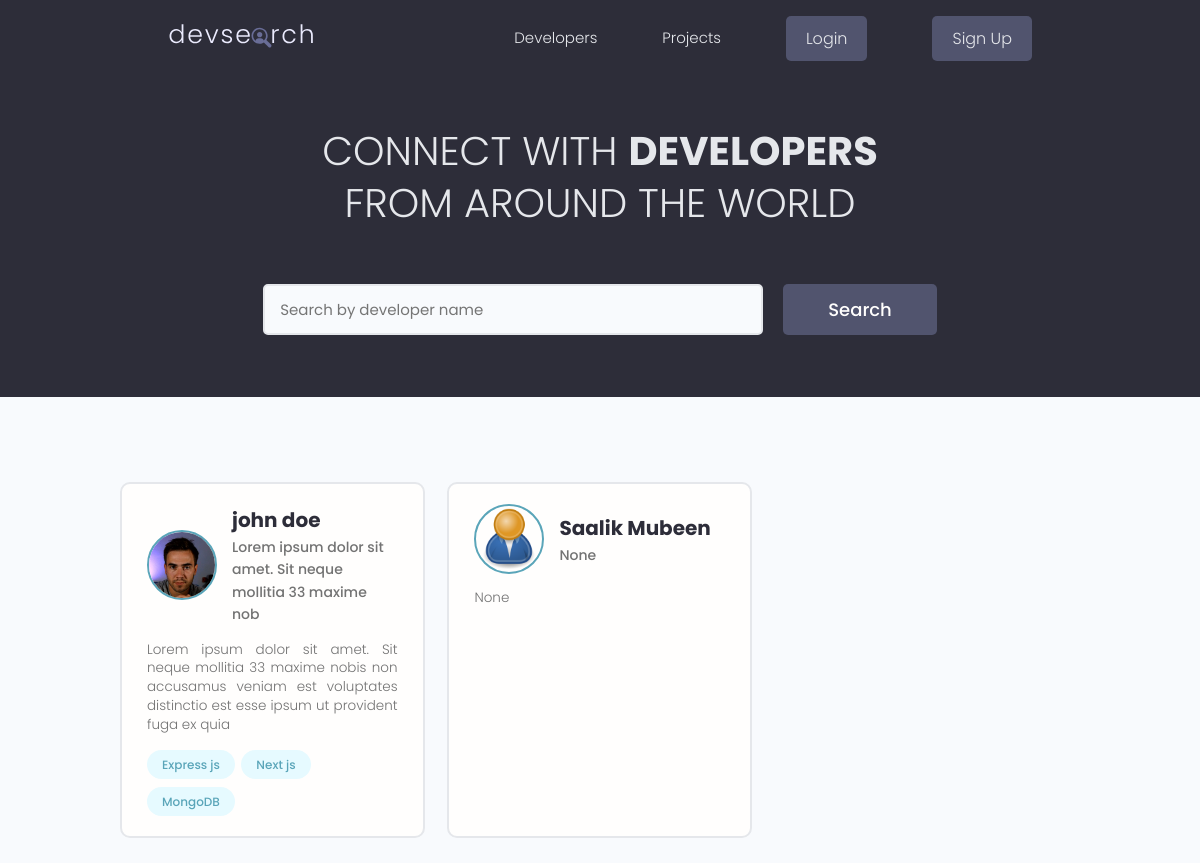
Before: / with the older database file.
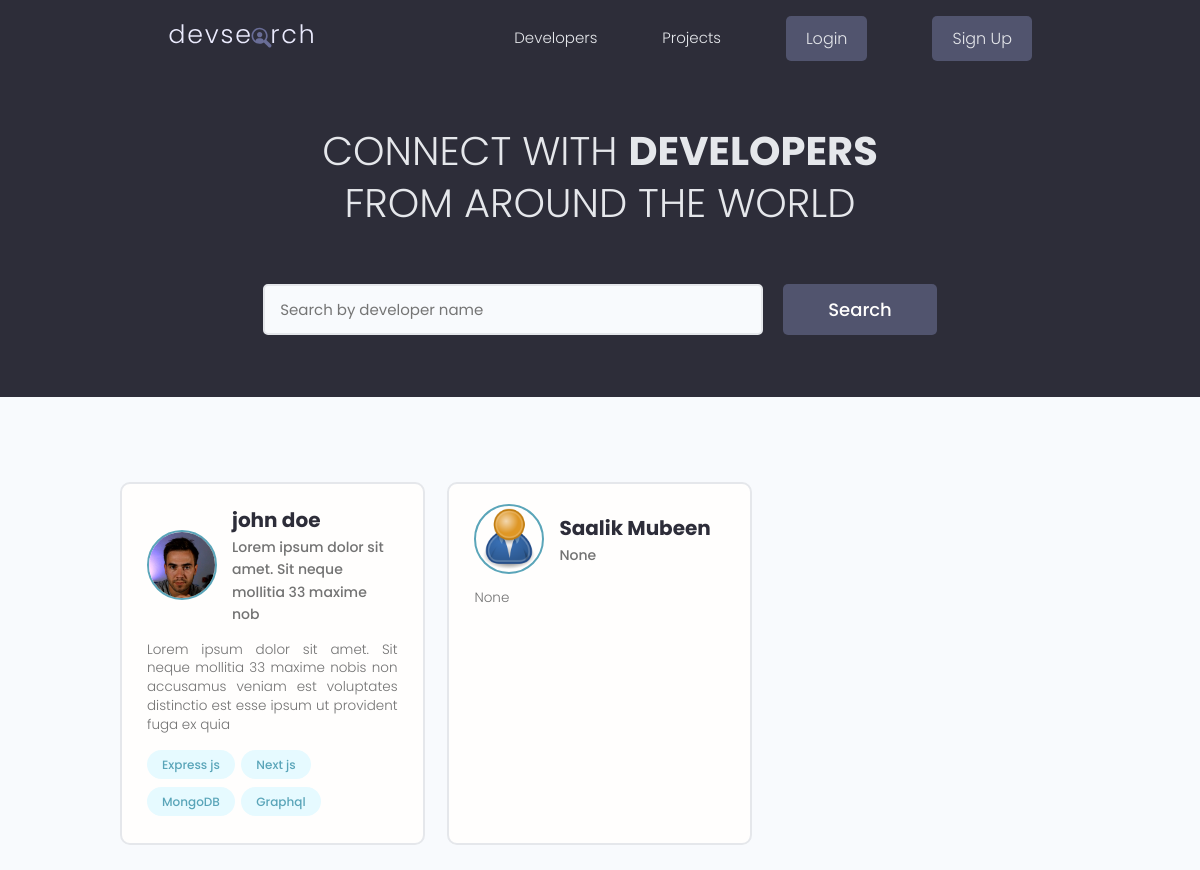
After: the same page with the newer database file.
### users/models.py (models this page shows, shortened)
class Profile(models.Model):
    id = models.UUIDField(default=uuid.uuid4, unique=True, primary_key=True, editable=False)
    user = models.OneToOneField(User, on_delete=models.CASCADE)
    name = models.CharField(max_length=200)
    email = models.EmailField(max_length=500)
    username = models.CharField(max_length=200)
    location = models.CharField(max_length=200, blank=True, null=True)
    short_intro = models.CharField(max_length=200, blank=True, null=True)
    bio = models.TextField(blank=True, null=True)
    profile_image = models.ImageField(null=True, blank=True, upload_to='profiles/', default="profiles/user-default.png")
    social_github = models.CharField(max_length=200, blank=True, null=True)
    social_twitter = models.CharField(max_length=200, blank=True, null=True)
    social_linkedin = models.CharField(max_length=200, blank=True, null=True)
    social_youtube = models.CharField(max_length=200, blank=True, null=True)
    social_website = models.CharField(max_length=200, blank=True, null=True)
    created = models.DateTimeField(auto_now_add=True)

class Skill(models.Model):
    id = models.UUIDField(default=uuid.uuid4, unique=True, primary_key=True, editable=False)
    owner = models.ForeignKey(Profile, on_delete=models.CASCADE)
    name = models.CharField(max_length=200)
    description = models.TextField(null=True, blank=True)
    created = models.DateTimeField(auto_now_add=True)
    def __str__(self):
        return self.name

### users/views.py (the view)
# urls.py: path("", views.index, name="home"),
def index(request):
    profiles = Profile.objects.all()
    return render(request, 'users/index.html', {"profiles": profiles})

### users/templates/users/index.html (shortened to what this page needs)
{% extends 'base.html' %}
{% block content %}
<main class="home">
    <section class="hero-section text-center">
        <div class="container container--narrow">
            <div class="hero-section__box">
                <h2>CONNECT WITH <span>DEVELOPERS</span></h2>
                <h2>FROM AROUND THE WORLD</h2>
            </div>
            <div class="hero-section__search">
                <form id="searchForm" class="form" action="" method="get">
                    <div class="form__field">
                        <input class="input input--text" id="formInput#search" type="text" name="search_query"
                            value="{{search_query}}" placeholder="Search by developer name" />
                    </div>
                    <input class="btn btn--sub btn--lg" type="submit" value="Search" />
                </form>
            </div>
        </div>
    </section>
    <section class="devlist">
        <div class="container">
            <div class="grid grid--three">
                {% for profile in profiles %}
                <div class="column card">
                    <div class="dev">
                        <a href="{% url 'user-profile' profile.id %}" class="card__body">
                            <div class="dev__profile">
                                <img class="avatar avatar--md" src="{{ profile.profile_image.url }}" alt="image" />
                                <div class="dev__meta">
                                    <h3>{{profile.name}}</h3>
                                    <h5>{{profile.short_intro|slice:"60"}}</h5>
                                </div>
                            </div>
                            <p class="dev__info">{{profile.bio|slice:"150"}}</p>
                            <div class="dev__skills">
                                {% for skill in profile.skill_set.all|slice:"5" %}
                                <span class="tag tag--pill tag--main">
                                    <small>{{skill}}</small>
                                </span>
                                {% endfor %}
                            </div>
                        </a>
                    </div>
                </div>
                {% endfor %}
            </div>
        </div>
    </section>
</main>
{% endblock content %}

Changed rows visible on the page:
added Skill: name "Graphql", shown under Profile "john doe"
